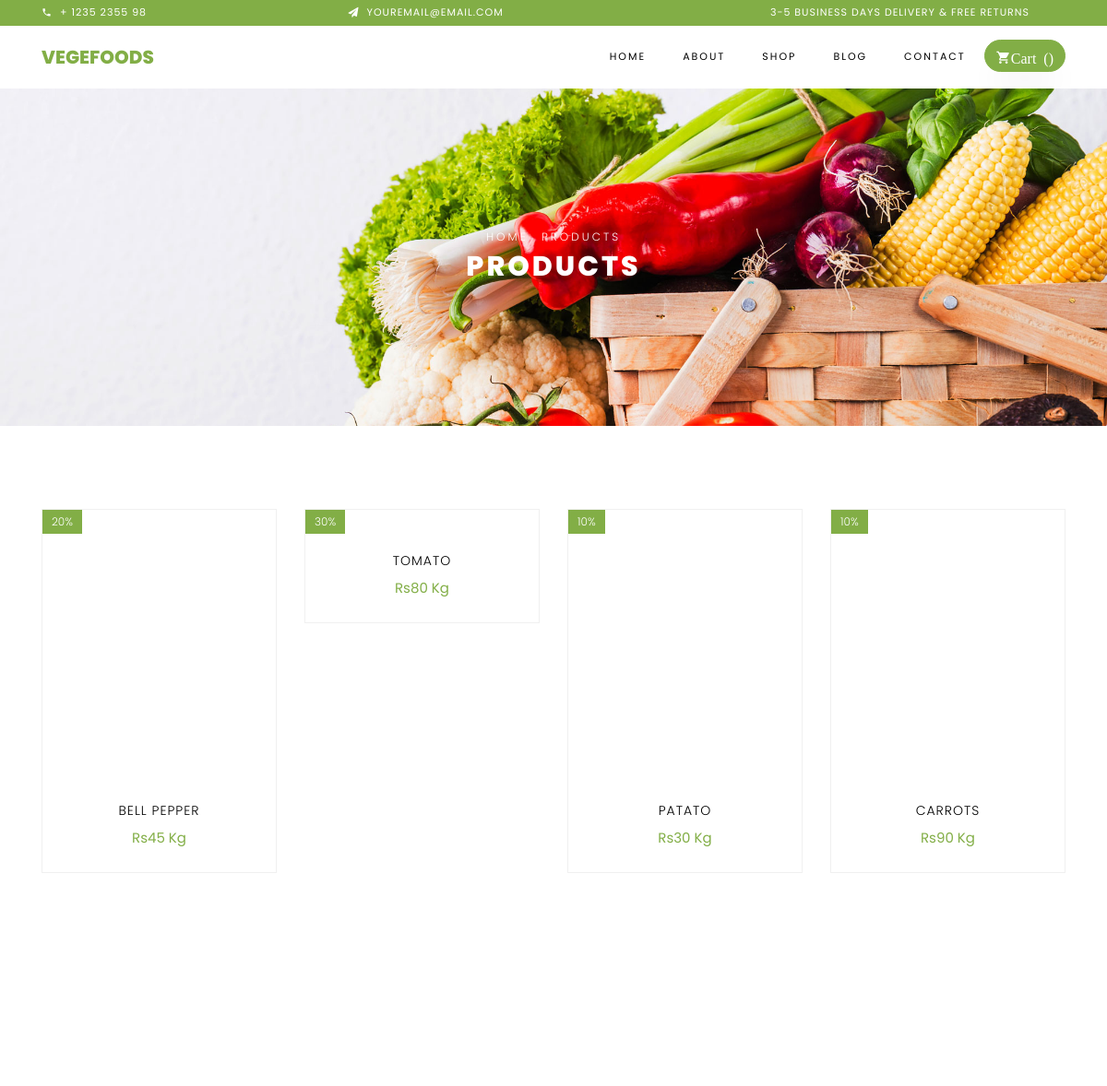
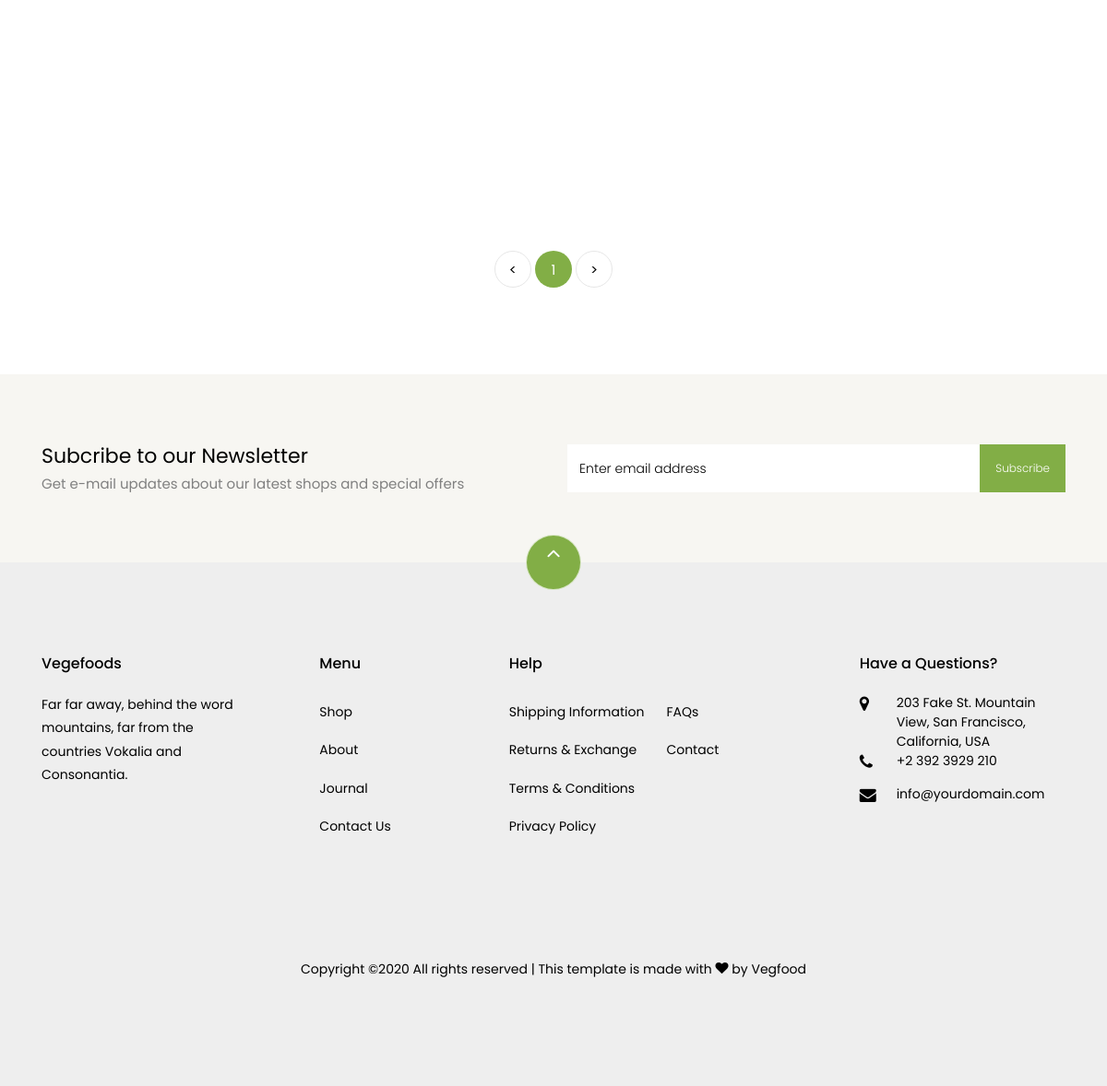
The app's page /shop/ with its own data (2 pictures, top to bottom).
### shop/models.py (models this page shows, shortened)
class Product(models.Model):
    product_id = models.AutoField(primary_key=True)
    product_name = models.CharField(max_length=50)
    category_product =models.ForeignKey(Category, related_name='Category' ,on_delete=models.CASCADE , default=1 )
    old_price = models.IntegerField(default=0)
    price =models.IntegerField(default=0)
    desc = RichTextField(blank=True,null=True)
    discount_percentage = models.IntegerField(default=0)
    image = models.ImageField(upload_to="shop/images", default="")

### shop/views.py (the view)
# urls.py: path('', include('shop.urls')),
def shop(request):
    all_product =Paginator(Product.objects.all(),8)
    product_page =request.GET.get('page')
    try:
        product = all_product.page(product_page)
    except PageNotAnInteger:
        product = all_product.page(1)
    except EmptyPage:
        product = all_product.product_page(all_product.num_pages)
    return render(request, 'shop/shop.html',{'product':product})

### shop/templates/shop/shop.html (shortened to what this page needs)
{% extends 'shop/base.html'%}
{% block body %}
  {%load static %}
    <div class="hero-wrap hero-bread" style="background-image: url( {% static 'assets/images/bg_1.jpg'%});">
      <div class="container">
        <div class="row no-gutters slider-text align-items-center justify-content-center">
          <div class="col-md-9 ftco-animate text-center">
            <p class="breadcrumbs"><span class="mr-2"><a href="index.html">Home</a></span> <span>Products</span></p>
            <h1 class="mb-0 bread">Products</h1>
          </div>
        </div>
      </div>
    </div>
    <section class="ftco-section">
        <div class="container">
            <div class="row">
                {% for product in product %}
                <div class="col-md-6 col-lg-3 ftco-animate">
                    <div class="product">
                        <a href="\product_single\{{ product.product_id }}" class="img-prod"><img class="img-fluid" src="/media/{{ product.image }}"  style="height: 300px; width: 100%;" alt="Colorlib Template">
                            <span class="status">{{ product.discount_percentage }}%</span>
                        </a>
                        <div class="text py-3 pb-4 px-3 text-center">
                            <h3><a href="\product_single\{{ product.product_id }}">{{ product.product_name }}</a></h3>
                            <div class="d-flex">
                                <div class="pricing">
<p class="price"><span class="price-sale">Rs{{ product.price }} Kg</span></p>
                                </div>
                            </div>
                        </div>
                    </div>
                </div>
                {% endfor %}
            </div>
            <div class="row mt-5">
          <div class="col text-center">
            <div class="block-27">
              <ul>
                   {% if product.has_previous %}
                <li><a href="?page={{product.previous_page_number}}">&lt;</a></li>
                {% else %}
                <li class="disabled"><a href="javascript:void(0);">&lt;</a></li>
                {% endif %}
                <li class="active"><span>{{ product.number }}</span></li>
                 {% if product.has_next %}
                <li><a href="?page={{product.next_page_number}}">&gt;</a></li>
                   {% else %}
                <li class="disabled"><a href="javascript:void(0);">&gt;</a></li>
                {% endif %}
              </ul>
            </div>
          </div>
        </div>
        </div>
    </section>
        <section class="ftco-section ftco-no-pt ftco-no-pb py-5 bg-light">
      <div class="container py-4">
        <div class="row d-flex justify-content-center py-5">
          <div class="col-md-6">
            <h2 style="font-size: 22px;" class="mb-0">Subcribe to our Newsletter</h2>
            <span>Get e-mail updates about our latest shops and special offers</span>
          </div>
          <div class="col-md-6 d-flex align-items-center">
            <form action="\product_single\{{ product.product_id }}" class="subscribe-form">
              <div class="form-group d-flex">
                <input type="text" class="form-control" placeholder="Enter email address">
                <input type="submit" value="Subscribe" class="submit px-3">
              </div>
            </form>
          </div>
        </div>
      </div>
    </section>
 {% endblock %}

### shop/templates/shop/base.html (shortened to what this page needs)
<!DOCTYPE html>
<html lang="en">
{%load static %}
  <head>
    <link rel="stylesheet" href="{%static 'assets/css/open-iconic-bootstrap.min.css'%}">
    <link rel="stylesheet" href="{%static 'assets/css/animate.css'%}">
    <link rel="stylesheet" href="{%static 'assets/css/owl.carousel.min.css'%}">
    <link rel="stylesheet" href="{%static 'assets/css/owl.theme.default.min.css'%}">
    <link rel="stylesheet" href="{%static 'assets/css/magnific-popup.css'%}">
    <link rel="stylesheet" href="{%static 'assets/css/aos.css'%}">
    <link rel="stylesheet" href="{%static 'assets/css/ionicons.min.css'%}">
    <link rel="stylesheet" href="{%static 'assets/css/bootstrap-datepicker.css'%}">
    <link rel="stylesheet" href="{%static 'assets/css/jquery.timepicker.css'%}">
    <link rel="stylesheet" href="{%static 'assets/css/flaticon.css'%}">
    <link rel="stylesheet" href="{%static 'assets/css/icomoon.css'%}">
    <link rel="stylesheet" href="{%static 'assets/css/style.css'%}">
  </head>
  <body class="goto-here">
		<div class="py-1 bg-primary">
    	<div class="container">
    		<div class="row no-gutters d-flex align-items-start align-items-center px-md-0">
	    		<div class="col-lg-12 d-block">
		    		<div class="row d-flex">
		    			<div class="col-md pr-4 d-flex topper align-items-center">
					    	<div class="icon mr-2 d-flex justify-content-center align-items-center"><span class="icon-phone2"></span></div>
						    <span class="text">+ 1235 2355 98</span>
					    </div>
					    <div class="col-md pr-4 d-flex topper align-items-center">
					    	<div class="icon mr-2 d-flex justify-content-center align-items-center"><span class="icon-paper-plane"></span></div>
						    <span class="text">youremail@email.com</span>
					    </div>
					    <div class="col-md-5 pr-4 d-flex topper align-items-center text-lg-right">
						    <span class="text">3-5 Business days delivery &amp; Free Returns</span>
					    </div>
				    </div>
			    </div>
		    </div>
		  </div>
    </div>
    <nav class="navbar navbar-expand-lg navbar-dark ftco_navbar bg-dark ftco-navbar-light" id="ftco-navbar">
	    <div class="container">
	      <a class="navbar-brand" href="\index">Vegefoods</a>
	      <div class="collapse navbar-collapse" id="ftco-nav">
	        <ul class="navbar-nav ml-auto">
	          <li class="nav-item active"><a href="\index" class="nav-link">Home</a></li>
	          <li class="nav-item"><a href="\about" class="nav-link">About</a></li>
             <li class="nav-item"><a href="\shop" class="nav-link">Shop</a></li>
	          <li class="nav-item"><a href="\blog" class="nav-link">Blog</a></li>
	          <li class="nav-item"><a href="\contact" class="nav-link">Contact</a></li>
	          <li class="nav-item cta cta-colored"><span >   <button style="height: 35px; margin-top: 15px;" type="button" class="icon-shopping_cart btn  btn-primary " data-toggle="modal" data-target="#cart">Cart ()</button></span></a></li>
	        </ul>
	      </div>
	    </div>
	  </nav>
   {% block body %}
  {% endblock %}
  <footer class="ftco-footer ftco-section" style="background-color: #eee!important;">
      <div class="container">
      	<div class="row">
      		<div class="mouse">
						<a href="#" class="mouse-icon">
							<div class="mouse-wheel"><span class="ion-ios-arrow-up"></span></div>
						</a>
					</div>
      	</div>
        <div class="row mb-5">
          <div class="col-md">
            <div class="ftco-footer-widget mb-4">
              <h2 class="ftco-heading-2">Vegefoods</h2>
              <p>Far far away, behind the word mountains, far from the countries Vokalia and Consonantia.</p>
              <ul class="ftco-footer-social list-unstyled float-md-left float-lft mt-5">
              </ul>
            </div>
          </div>
          <div class="col-md">
            <div class="ftco-footer-widget mb-4 ml-md-5">
              <h2 class="ftco-heading-2">Menu</h2>
              <ul class="list-unstyled">
                <li><a href="#" class="py-2 d-block">Shop</a></li>
                <li><a href="#" class="py-2 d-block">About</a></li>
                <li><a href="#" class="py-2 d-block">Journal</a></li>
                <li><a href="#" class="py-2 d-block">Contact Us</a></li>
              </ul>
            </div>
          </div>
          <div class="col-md-4">
             <div class="ftco-footer-widget mb-4">
              <h2 class="ftco-heading-2">Help</h2>
              <div class="d-flex">
	              <ul class="list-unstyled mr-l-5 pr-l-3 mr-4">
	                <li><a href="#" class="py-2 d-block">Shipping Information</a></li>
	                <li><a href="#" class="py-2 d-block">Returns &amp; Exchange</a></li>
	                <li><a href="#" class="py-2 d-block">Terms &amp; Conditions</a></li>
	                <li><a href="#" class="py-2 d-block">Privacy Policy</a></li>
	              </ul>
	              <ul class="list-unstyled">
	                <li><a href="#" class="py-2 d-block">FAQs</a></li>
	                <li><a href="#" class="py-2 d-block">Contact</a></li>
	              </ul>
	            </div>
            </div>
          </div>
          <div class="col-md">
            <div class="ftco-footer-widget mb-4">
            	<h2 class="ftco-heading-2">Have a Questions?</h2>
            	<div class="block-23 mb-3">
	              <ul>
	                <li><span class="icon icon-map-marker"></span><span class="text">203 Fake St. Mountain View, San Francisco, California, USA</span></li>
	                <li><a href="#"><span class="icon icon-phone"></span><span class="text">+2 392 3929 210</span></a></li>
	                <li><a href="#"><span class="icon icon-envelope"></span><span class="text">info@yourdomain.com</span></a></li>
	              </ul>
	            </div>
            </div>
          </div>
        </div>
        <div class="row">
          <div class="col-md-12 text-center">
            <p>
						  Copyright &copy;<script>document.write(new Date().getFullYear());</script> All rights reserved | This template is made with <i class="icon-heart color-danger" aria-hidden="true"></i> by Vegfood
						</p>
          </div>
        </div>
      </div>
    </footer>
  </body>
</html>

### shop/static/assets/css/icomoon.css (style rules this page uses)
[class^="icon-"], [class*=" icon-"] { font-family: 'icomoon' !important; speak: none; font-style: normal; font-weight: normal; font-variant: normal; text-transform: none; line-height: 1; -webkit-font-smoothing: antialiased; -moz-osx-font-smoothing: grayscale; }
.icon-heart:before { content: "\f004"; }
.icon-map-marker:before { content: "\f041"; }
.icon-phone:before { content: "\f095"; }
.icon-envelope:before { content: "\f0e0"; }
.icon-paper-plane:before { content: "\f1d8"; }
.icon-phone2:before { content: "\e0cd"; }
.icon-shopping_cart:before { content: "\e8cc"; }

### records on screen
Product: discount_percentage "20", product_name "BELL PEPPER", price "45"
Product: discount_percentage "30", product_name "TOMATO", price "80"
Product: discount_percentage "10", product_name "PATATO", price "30"
Product: discount_percentage "10", product_name "CARROTS", price "90"

### other values on screen
{{ product.number }} "1"
